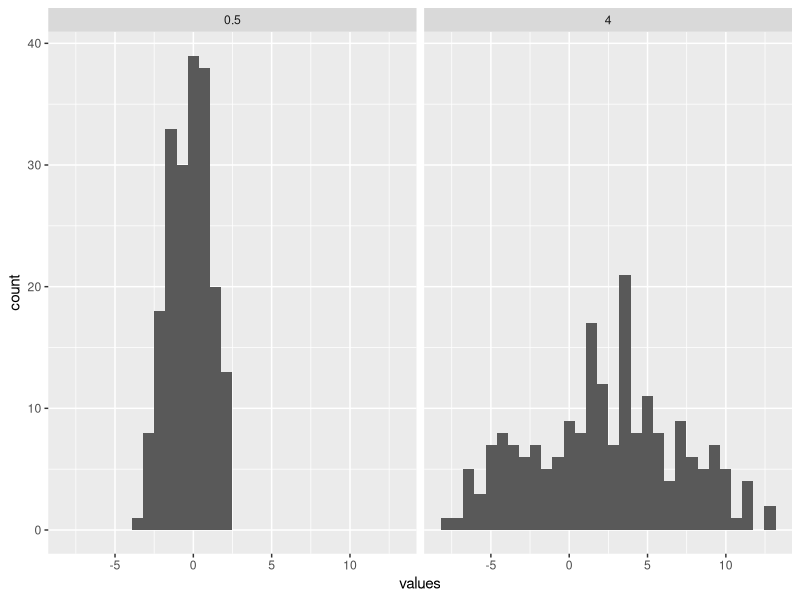
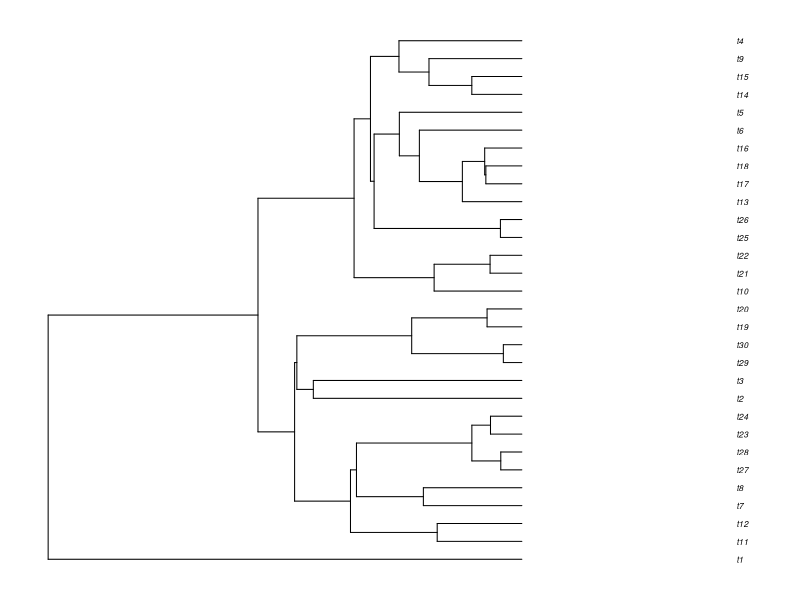

The R source for these figures, in order: (Note: this script raises an error after producing the figures.)
## ---- chunk 1
library(phytools)
library(ggplot2)
tree<-pbtree(n=200)
x<-fastBM(tree,sig2=0.5) # sigma = 0.5
y<-fastBM(tree,sig2=4) # with a trend
data<-data.frame(sigma=rep(c(0.5,4),each=200),values=c(x,y))
ggplot(data,aes(x=values),y=as.factor(sigma))+geom_histogram() +
  facet_wrap(~sigma)
rm(data,x,y)
## ---- chunk 2
require(phytools)
set.seed(667)
tree <- pbtree(n=30,nsim=1)
trait1 <- fastBM(tree, sig2=0.15, nsim=1, internal=FALSE)
trait2 <- fastBM(tree, sig2=0.1, nsim=1, internal=FALSE)
trait3 <- fastBM(tree, sig2=0.15, nsim=1, internal=FALSE)
op <- par(mar=c(1,1,1,1))
plot(tree,type="p",TRUE,label.offset=1,cex=0.5,no.margin=FALSE)
tiplabels(pch=21,bg=cols[ifelse(trait1>0,1,2)],col="black",cex=abs(trait1)*2,adj=0.75)
tiplabels(pch=21,bg=cols[ifelse(trait2>0,1,2)],col="black",cex=abs(trait2)*2,adj=1)
tiplabels(pch=21,bg=cols[ifelse(trait3>0,1,2)],col="black",cex=abs(trait3)*2,adj=1.25)
legend("bottomleft",legend=c("-4","-2","0","2","4"),pch=21,
       pt.bg=cols[c(1,1,1,2,2)],bty="n",
       text.col="gray32",cex=0.8,pt.cex=c(2,1,0.1,1,2))
par(op) 
